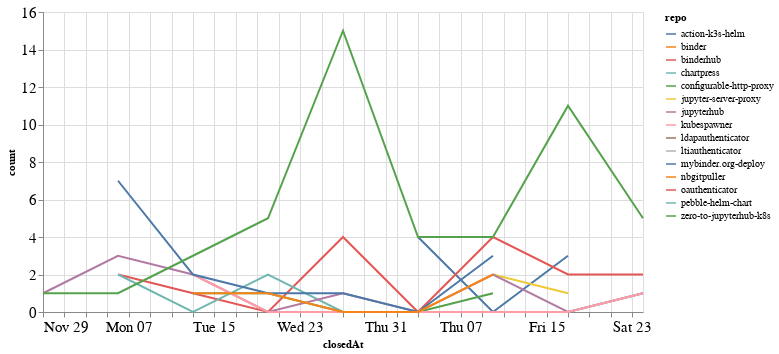

The notebook cell this image was saved under:
### Code cell
closed_by_time = closed_by.groupby('repo').resample('W', on='closedAt').count()['author'].reset_index()
closed_by_time = closed_by_time.rename(columns={'author': 'count'})

alt.Chart(closed_by_time, width=600).mark_line().encode(
    x='closedAt',
    y='count',
    color='repo',
    tooltip="repo"
)

### Figure 1 — Vega-Lite specification as saved in the notebook (floating-point values rounded to 4 significant figures)
{"config": {"axisLeft": {"labelFontSize": 15}, "axisBottom": {"labelFontSize": 15}}, "data": {"name": "data-7f7e389db089ae7dedc6366952da337a"}, "mark": "line", "encoding": {"color": {"type": "nominal", "field": "repo"}, "tooltip": {"type": "nominal", "field": "repo"}, "x": {"type": "temporal", "field": "closedAt"}, "y": {"type": "quantitative", "field": "count"}}, "width": 600, "$schema": "https://vega.github.io/schema/vega-lite/v4.8.1.json", "datasets": {"data-7f7e389db089ae7dedc6366952da337a": [{"repo": "action-k3s-helm", "closedAt": "2021-01-03T00:00:00", "count": 4}, {"repo": "action-k3s-helm", "closedAt": "2021-01-10T00:00:00", "count": 0}, {"repo": "action-k3s-helm", "closedAt": "2021-01-17T00:00:00", "count": 3}, {"repo": "binder", "closedAt": "2020-11-29T00:00:00", "count": 1}, {"repo": "binderhub", "closedAt": "2020-12-06T00:00:00", "count": 2}, {"repo": "binderhub", "closedAt": "2020-12-13T00:00:00", "count": 1}, {"repo": "binderhub", "closedAt": "2020-12-20T00:00:00", "count": 0}, {"repo": "binderhub", "closedAt": "2020-12-27T00:00:00", "count": 4}, {"repo": "binderhub", "closedAt": "2021-01-03T00:00:00", "count": 0}, {"repo": "binderhub", "closedAt": "2021-01-10T00:00:00", "count": 4}, {"repo": "binderhub", "closedAt": "2021-01-17T00:00:00", "count": 2}, {"repo": "binderhub", "closedAt": "2021-01-24T00:00:00", "count": 2}, {"repo": "chartpress", "closedAt": "2020-12-06T00:00:00", "count": 2}, {"repo": "chartpress", "closedAt": "2020-12-13T00:00:00", "count": 0}, {"repo": "chartpress", "closedAt": "2020-12-20T00:00:00", "count": 2}, {"repo": "chartpress", "closedAt": "2020-12-27T00:00:00", "count": 0}, {"repo": "chartpress", "closedAt": "2021-01-03T00:00:00", "count": 0}, {"repo": "chartpress", "closedAt": "2021-01-10T00:00:00", "count": 0}, {"repo": "chartpress", "closedAt": "2021-01-17T00:00:00", "count": 0}, {"repo": "chartpress", "closedAt": "2021-01-24T00:00:00", "count": 1}, {"repo": "configurable-http-proxy", "closedAt": "2020-12-13T00:00:00", "count": 1}, {"repo": "configurable-http-proxy", "closedAt": "2020-12-20T00:00:00", "count": 1}, {"repo": "configurable-http-proxy", "closedAt": "2020-12-27T00:00:00", "count": 0}, {"repo": "configurable-http-proxy", "closedAt": "2021-01-03T00:00:00", "count": 0}, {"repo": "configurable-http-proxy", "closedAt": "2021-01-10T00:00:00", "count": 1}, {"repo": "jupyter-server-proxy", "closedAt": "2021-01-10T00:00:00", "count": 2}, {"repo": "jupyter-server-proxy", "closedAt": "2021-01-17T00:00:00", "count": 1}, {"repo": "jupyterhub", "closedAt": "2020-11-29T00:00:00", "count": 1}, {"repo": "jupyterhub", "closedAt": "2020-12-06T00:00:00", "count": 3}, {"repo": "jupyterhub", "closedAt": "2020-12-13T00:00:00", "count": 2}, {"repo": "jupyterhub", "closedAt": "2020-12-20T00:00:00", "count": 0}, {"repo": "jupyterhub", "closedAt": "2020-12-27T00:00:00", "count": 1}, {"repo": "jupyterhub", "closedAt": "2021-01-03T00:00:00", "count": 0}, {"repo": "jupyterhub", "closedAt": "2021-01-10T00:00:00", "count": 2}, {"repo": "jupyterhub", "closedAt": "2021-01-17T00:00:00", "count": 0}, {"repo": "jupyterhub", "closedAt": "2021-01-24T00:00:00", "count": 1}, {"repo": "kubespawner", "closedAt": "2020-12-13T00:00:00", "count": 2}, {"repo": "kubespawner", "closedAt": "2020-12-20T00:00:00", "count": 0}, {"repo": "kubespawner", "closedAt": "2020-12-27T00:00:00", "count": 0}, {"repo": "kubespawner", "closedAt": "2021-01-03T00:00:00", "count": 0}, {"repo": "kubespawner", "closedAt": "2021-01-10T00:00:00", "count": 0}, {"repo": "kubespawner", "closedAt": "2021-01-17T00:00:00", "count": 0}, {"repo": "kubespawner", "closedAt": "2021-01-24T00:00:00", "count": 1}, {"repo": "ldapauthenticator", "closedAt": "2020-12-13T00:00:00", "count": 1}, {"repo": "ltiauthenticator", "closedAt": "2020-12-06T00:00:00", "count": 1}, {"repo": "mybinder.org-deploy", "closedAt": "2020-12-06T00:00:00", "count": 7}, {"repo": "mybinder.org-deploy", "closedAt": "2020-12-13T00:00:00", "count": 2}, {"repo": "mybinder.org-deploy", "closedAt": "2020-12-20T00:00:00", "count": 1}, {"repo": "mybinder.org-deploy", "closedAt": "2020-12-27T00:00:00", "count": 1}, {"repo": "mybinder.org-deploy", "closedAt": "2021-01-03T00:00:00", "count": 0}, {"repo": "mybinder.org-deploy", "closedAt": "2021-01-10T00:00:00", "count": 3}, {"repo": "nbgitpuller", "closedAt": "2020-12-13T00:00:00", "count": 1}, {"repo": "nbgitpuller", "closedAt": "2020-12-20T00:00:00", "count": 1}, {"repo": "nbgitpuller", "closedAt": "2020-12-27T00:00:00", "count": 0}, {"repo": "nbgitpuller", "closedAt": "2021-01-03T00:00:00", "count": 0}, {"repo": "nbgitpuller", "closedAt": "2021-01-10T00:00:00", "count": 2}, {"repo": "oauthenticator", "closedAt": "2020-12-06T00:00:00", "count": 3}, {"repo": "pebble-helm-chart", "closedAt": "2020-12-13T00:00:00", "count": 1}, {"repo": "zero-to-jupyterhub-k8s", "closedAt": "2020-11-29T00:00:00", "count": 1}, {"repo": "zero-to-jupyterhub-k8s", "closedAt": "2020-12-06T00:00:00", "count": 1}, {"repo": "zero-to-jupyterhub-k8s", "closedAt": "2020-12-13T00:00:00", "count": 3}, {"repo": "zero-to-jupyterhub-k8s", "closedAt": "2020-12-20T00:00:00", "count": 5}, {"repo": "zero-to-jupyterhub-k8s", "closedAt": "2020-12-27T00:00:00", "count": 15}, {"repo": "zero-to-jupyterhub-k8s", "closedAt": "2021-01-03T00:00:00", "count": 4}, {"repo": "zero-to-jupyterhub-k8s", "closedAt": "2021-01-10T00:00:00", "count": 4}, {"repo": "zero-to-jupyterhub-k8s", "closedAt": "2021-01-17T00:00:00", "count": 11}, {"repo": "zero-to-jupyterhub-k8s", "closedAt": "2021-01-24T00:00:00", "count": 5}]}}
